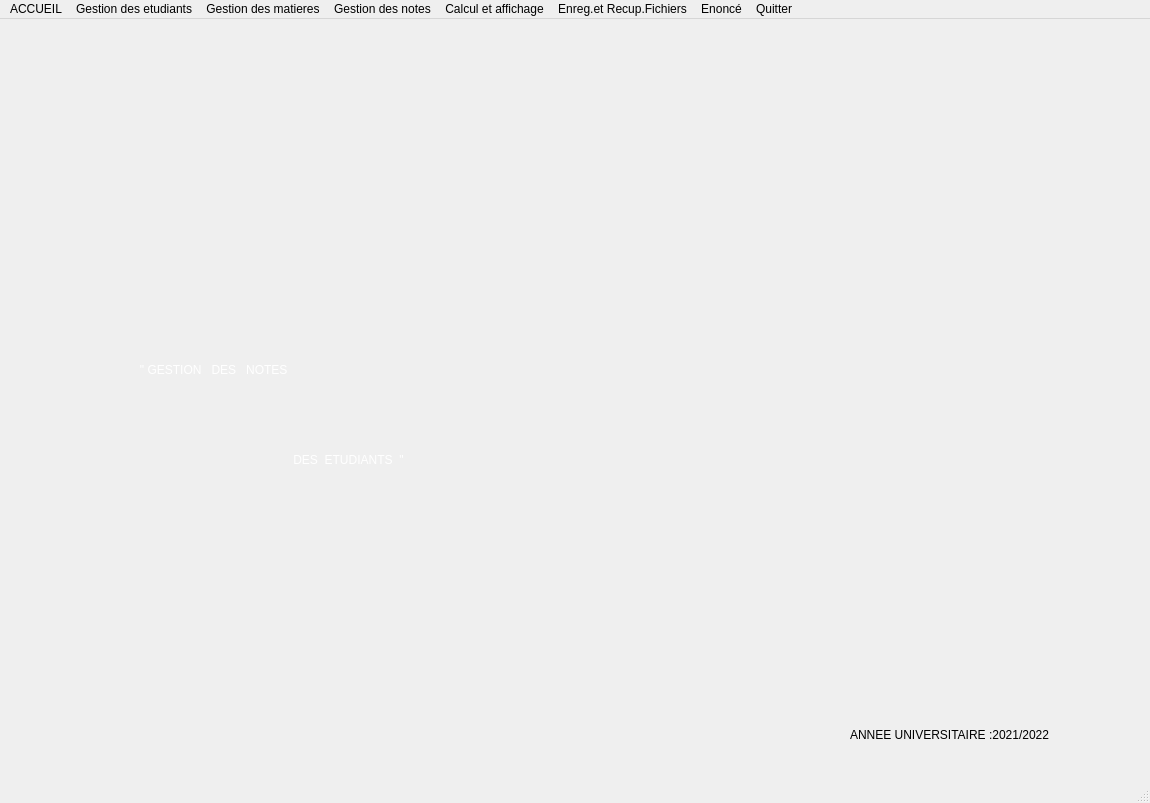
<?xml version="1.0" encoding="UTF-8"?>
<ui version="4.0">
 <class>MainWindow</class>
 <widget class="QMainWindow" name="MainWindow">
  <property name="geometry">
   <rect>
    <x>0</x>
    <y>0</y>
    <width>1150</width>
    <height>803</height>
   </rect>
  </property>
  <property name="windowTitle">
   <string>MainWindow</string>
  </property>
  <property name="styleSheet">
   <string notr="true">alternate-background-color: rgb(61, 85, 55);</string>
  </property>
  <widget class="QWidget" name="centralwidget">
   <widget class="QLabel" name="label_3">
    <property name="geometry">
     <rect>
      <x>850</x>
      <y>680</y>
      <width>381</width>
      <height>71</height>
     </rect>
    </property>
    <property name="styleSheet">
     <string notr="true">font: 75 11pt &quot;MS Shell Dlg 2&quot;;
font: 63 12pt &quot;Open Sans Semibold&quot;;</string>
    </property>
    <property name="text">
     <string>ANNEE UNIVERSITAIRE :2021/2022</string>
    </property>
   </widget>
   <widget class="QLabel" name="label_4">
    <property name="geometry">
     <rect>
      <x>-10</x>
      <y>0</y>
      <width>1231</width>
      <height>791</height>
     </rect>
    </property>
    <property name="text">
     <string/>
    </property>
    <property name="pixmap">
     <pixmap>pngtree-blue-creative-school-season-poster-background-design-poster-backgroundbackgroundbackground-designschool-image_53977.jpg</pixmap>
    </property>
    <property name="scaledContents">
     <bool>true</bool>
    </property>
   </widget>
   <widget class="QLabel" name="label">
    <property name="geometry">
     <rect>
      <x>130</x>
      <y>290</y>
      <width>901</width>
      <height>121</height>
     </rect>
    </property>
    <property name="styleSheet">
     <string notr="true">font: 32pt &quot;Ravie&quot;;
color: rgb(255, 255, 255);


</string>
    </property>
    <property name="text">
     <string>   &quot; GESTION   DES   NOTES </string>
    </property>
   </widget>
   <widget class="QLabel" name="label_5">
    <property name="geometry">
     <rect>
      <x>290</x>
      <y>410</y>
      <width>701</width>
      <height>61</height>
     </rect>
    </property>
    <property name="styleSheet">
     <string notr="true">font: 32pt &quot;Ravie&quot;;
 
color: rgb(255, 255, 255);


</string>
    </property>
    <property name="text">
     <string> DES  ETUDIANTS  &quot;</string>
    </property>
   </widget>
   <zorder>label_4</zorder>
   <zorder>label_3</zorder>
   <zorder>label</zorder>
   <zorder>label_5</zorder>
  </widget>
  <widget class="QMenuBar" name="menubar">
   <property name="geometry">
    <rect>
     <x>0</x>
     <y>0</y>
     <width>1150</width>
     <height>26</height>
    </rect>
   </property>
   <widget class="QMenu" name="menuACCUEIL">
    <property name="title">
     <string>ACCUEIL</string>
    </property>
   </widget>
   <widget class="QMenu" name="menuGestion_des_etudiants">
    <property name="title">
     <string>Gestion des etudiants</string>
    </property>
    <widget class="QMenu" name="menumise_a_jour_des_etudiants">
     <property name="title">
      <string>mise a jour des etudiants</string>
     </property>
     <widget class="QMenu" name="menusupprimer_etudiant">
      <property name="title">
       <string>supprimer etudiant</string>
      </property>
      <addaction name="actionsuppression_etudiant_donn_e"/>
      <addaction name="actionsuppression_des_etudiants_d_une_section_donn_e"/>
      <addaction name="actionsuppression_des_etudiants_d_un_niveau_donn"/>
      <addaction name="actionsuppression_des_etudiants_d_un_niveau_donn_et_d_une_section_donn_e"/>
     </widget>
     <widget class="QMenu" name="menumodifier_etudiant">
      <property name="title">
       <string>modifier etudiant</string>
      </property>
      <addaction name="actiontelephone"/>
      <addaction name="actionmail"/>
      <addaction name="actionadresse"/>
     </widget>
     <addaction name="actionajouter_etudiant"/>
     <addaction name="menusupprimer_etudiant"/>
     <addaction name="menumodifier_etudiant"/>
    </widget>
    <widget class="QMenu" name="menurecherche_et_affichage">
     <property name="title">
      <string>recherche et affichage</string>
     </property>
     <addaction name="actioncontenu_du_dictionnaire_etudiant"/>
     <addaction name="actionrecherche_par_numero_d_inscription"/>
     <addaction name="actionrecherche_par_section"/>
     <addaction name="actionrecherche_par_section_et_niveau"/>
     <addaction name="actionrecherche_par_niveau"/>
    </widget>
    <addaction name="menumise_a_jour_des_etudiants"/>
    <addaction name="menurecherche_et_affichage"/>
   </widget>
   <widget class="QMenu" name="menuGestion_des_matieres">
    <property name="title">
     <string>Gestion des matieres</string>
    </property>
    <widget class="QMenu" name="menumise_a_jour">
     <property name="title">
      <string>mise a jour</string>
     </property>
     <widget class="QMenu" name="menumodifier_les_donn_e_d_une_matiere">
      <property name="title">
       <string>modifier les donnée d'une matiere</string>
      </property>
      <addaction name="actionnom"/>
      <addaction name="actioncoefficient"/>
     </widget>
     <addaction name="actionajouter_une_nouvelle_matiere"/>
     <addaction name="actionsupprimer_une_matiere"/>
     <addaction name="menumodifier_les_donn_e_d_une_matiere"/>
    </widget>
    <widget class="QMenu" name="menurecherche_et_affichage_2">
     <property name="title">
      <string>recherche et affichage</string>
     </property>
     <addaction name="actioncontenu_du_dictionnaire_matiere"/>
     <addaction name="actionrecherche_par_code"/>
     <addaction name="actionrecherche_par_section_2"/>
     <addaction name="actionrecherche_par_semestre_et_section"/>
    </widget>
    <addaction name="menumise_a_jour"/>
    <addaction name="menurecherche_et_affichage_2"/>
   </widget>
   <widget class="QMenu" name="menuGestion_des_notes">
    <property name="title">
     <string>Gestion des notes</string>
    </property>
    <widget class="QMenu" name="menumise_a_jour_2">
     <property name="title">
      <string>mise a jour</string>
     </property>
     <addaction name="actionajouter_une_nouvelle_note"/>
     <addaction name="actionsupprimer_une_note"/>
     <addaction name="actionmodifier_les_donnes_d_une_note"/>
    </widget>
    <widget class="QMenu" name="menurecherche_affichage">
     <property name="title">
      <string>recherche , affichage</string>
     </property>
     <addaction name="actioncontenu_du_dictionnaire_notes"/>
     <addaction name="actionrecherche_par_numero_inscription"/>
     <addaction name="actionrecherche_par_section_et_niveau_2"/>
     <addaction name="actionrecherche_par_numero_inscription_et_semestre"/>
    </widget>
    <addaction name="menumise_a_jour_2"/>
    <addaction name="menurecherche_affichage"/>
   </widget>
   <widget class="QMenu" name="menuCalcul_et_affichage">
    <property name="title">
     <string>Calcul et affichage</string>
    </property>
    <addaction name="actionbulletin_de_note_d_un_etudiant"/>
    <addaction name="actionbulletin_de_note_d_un_etudiant_par_semestre"/>
    <addaction name="actionetudiants_admis_d_une_section_donnee"/>
    <addaction name="actionetudiants_redoublants_d_une_section_donnee"/>
    <addaction name="actionetudiants_admis_de_l_ISIMM"/>
    <addaction name="actionetudiants_redoublants_de_l_ISIMM"/>
    <addaction name="actionmoyennes_des_etudiants_d_une_section_donnee"/>
   </widget>
   <widget class="QMenu" name="menuEnreg_et_Recup_Fichiers">
    <property name="title">
     <string>Enreg.et Recup.Fichiers</string>
    </property>
    <addaction name="actionenregistrement_fichier_etudiants"/>
    <addaction name="actionrecuperation_fichiers_etudiants"/>
    <addaction name="actionenregistrement_fichier_matieres"/>
    <addaction name="actionrecuperation_fichier_matieres"/>
    <addaction name="actionenregistrement_fichier_notes"/>
    <addaction name="actionrecuperation_fichier_notes"/>
   </widget>
   <widget class="QMenu" name="menuEnonc">
    <property name="title">
     <string>Enoncé</string>
    </property>
    <addaction name="actionenonce"/>
   </widget>
   <widget class="QMenu" name="quitter">
    <property name="title">
     <string>Quitter</string>
    </property>
    <addaction name="actionquitter_2"/>
   </widget>
   <addaction name="menuACCUEIL"/>
   <addaction name="menuGestion_des_etudiants"/>
   <addaction name="menuGestion_des_matieres"/>
   <addaction name="menuGestion_des_notes"/>
   <addaction name="menuCalcul_et_affichage"/>
   <addaction name="menuEnreg_et_Recup_Fichiers"/>
   <addaction name="menuEnonc"/>
   <addaction name="quitter"/>
  </widget>
  <widget class="QStatusBar" name="statusbar"/>
  <action name="actionajouter_etudiant">
   <property name="text">
    <string>ajouter etudiant</string>
   </property>
  </action>
  <action name="actionsuppression_etudiant_donn_e">
   <property name="text">
    <string>suppression etudiant donnée</string>
   </property>
  </action>
  <action name="actionsuppression_des_etudiants_d_une_section_donn_e">
   <property name="text">
    <string>suppression des etudiants d'une section donnée</string>
   </property>
  </action>
  <action name="actionsuppression_des_etudiants_d_un_niveau_donn">
   <property name="text">
    <string>suppression des etudiants d'un niveau donné</string>
   </property>
  </action>
  <action name="actionsuppression_des_etudiants_d_un_niveau_donn_et_d_une_section_donn_e">
   <property name="text">
    <string>suppression des etudiants d'un niveau donné et d'une section donnée</string>
   </property>
  </action>
  <action name="actiontelephone">
   <property name="text">
    <string>telephone</string>
   </property>
  </action>
  <action name="actionmail">
   <property name="text">
    <string>mail</string>
   </property>
  </action>
  <action name="actionadresse">
   <property name="text">
    <string>adresse</string>
   </property>
  </action>
  <action name="actioncontenu_du_dictionnaire_etudiant">
   <property name="text">
    <string>contenu du dictionnaire etudiant</string>
   </property>
  </action>
  <action name="actionrecherche_par_numero_d_inscription">
   <property name="text">
    <string>recherche par numero d'inscription</string>
   </property>
  </action>
  <action name="actionrecherche_par_section">
   <property name="text">
    <string>recherche par section</string>
   </property>
  </action>
  <action name="actionrecherche_par_section_et_niveau">
   <property name="text">
    <string>recherche par section et niveau</string>
   </property>
  </action>
  <action name="actionrecherche_par_niveau">
   <property name="text">
    <string>recherche par niveau</string>
   </property>
  </action>
  <action name="actionajouter_une_nouvelle_matiere">
   <property name="text">
    <string>ajouter une nouvelle matiere</string>
   </property>
  </action>
  <action name="actionsupprimer_une_matiere">
   <property name="text">
    <string>supprimer une matiere</string>
   </property>
  </action>
  <action name="actionnom">
   <property name="text">
    <string>nom</string>
   </property>
  </action>
  <action name="actioncoefficient">
   <property name="text">
    <string>coefficient</string>
   </property>
  </action>
  <action name="actioncontenu_du_dictionnaire_matiere">
   <property name="text">
    <string>contenu du dictionnaire matiere</string>
   </property>
  </action>
  <action name="actionrecherche_par_code">
   <property name="text">
    <string>recherche par code</string>
   </property>
  </action>
  <action name="actionrecherche_par_section_2">
   <property name="text">
    <string>recherche par section</string>
   </property>
  </action>
  <action name="actionrecherche_par_semestre_et_section">
   <property name="text">
    <string>recherche par semestre et section</string>
   </property>
  </action>
  <action name="actionajouter_une_nouvelle_note">
   <property name="text">
    <string>ajouter une nouvelle note</string>
   </property>
  </action>
  <action name="actionsupprimer_une_note">
   <property name="text">
    <string>supprimer une note</string>
   </property>
  </action>
  <action name="actionmodifier_les_donnes_d_une_note">
   <property name="text">
    <string>modifier les donnes d'une note</string>
   </property>
  </action>
  <action name="actioncontenu_du_dictionnaire_notes">
   <property name="text">
    <string>contenu du dictionnaire notes</string>
   </property>
  </action>
  <action name="actionrecherche_par_numero_inscription">
   <property name="text">
    <string>recherche par numero inscription</string>
   </property>
  </action>
  <action name="actionrecherche_par_section_et_niveau_2">
   <property name="text">
    <string>recherche par section et niveau</string>
   </property>
  </action>
  <action name="actionrecherche_par_numero_inscription_et_semestre">
   <property name="text">
    <string>recherche par numero inscription et semestre</string>
   </property>
  </action>
  <action name="actionbulletin_de_note_d_un_etudiant">
   <property name="text">
    <string>bulletin de note d'un etudiant</string>
   </property>
  </action>
  <action name="actionbulletin_de_note_d_un_etudiant_par_semestre">
   <property name="text">
    <string>bulletin de note d'un etudiant par semestre</string>
   </property>
  </action>
  <action name="actionetudiants_admis_d_une_section_donnee">
   <property name="text">
    <string>etudiants admis d'une section donnee</string>
   </property>
  </action>
  <action name="actionetudiants_redoublants_d_une_section_donnee">
   <property name="text">
    <string>etudiants redoublants d'une section donnee</string>
   </property>
  </action>
  <action name="actionetudiants_admis_de_l_ISIMM">
   <property name="text">
    <string>etudiants admis de l'ISIMM</string>
   </property>
  </action>
  <action name="actionetudiants_redoublants_de_l_ISIMM">
   <property name="text">
    <string>etudiants redoublants de l'ISIMM</string>
   </property>
  </action>
  <action name="actionetudiants_redoublants_d_une_section_donnee_2">
   <property name="text">
    <string>etudiants redoublants d'une section donnee</string>
   </property>
  </action>
  <action name="actionmoyennes_des_etudiants_d_une_section_donnee">
   <property name="text">
    <string>moyennes des etudiants d'une section donnee</string>
   </property>
  </action>
  <action name="actionenregistrement_fichier_etudiants">
   <property name="text">
    <string>enregistrement fichier etudiants</string>
   </property>
  </action>
  <action name="actionrecuperation_fichiers_etudiants">
   <property name="text">
    <string>recuperation fichiers etudiants</string>
   </property>
  </action>
  <action name="actionenregistrement_fichier_matieres">
   <property name="text">
    <string>enregistrement fichier matieres</string>
   </property>
  </action>
  <action name="actionrecuperation_fichier_matieres">
   <property name="text">
    <string>recuperation fichier matieres</string>
   </property>
  </action>
  <action name="actionenregistrement_fichier_notes">
   <property name="text">
    <string>enregistrement fichier notes</string>
   </property>
  </action>
  <action name="actionrecuperation_fichier_notes">
   <property name="text">
    <string>recuperation fichier notes</string>
   </property>
  </action>
  <action name="actionenonce">
   <property name="text">
    <string>enonce</string>
   </property>
  </action>
  <action name="actionquitter">
   <property name="text">
    <string>quitter</string>
   </property>
  </action>
  <action name="actionquitter_2">
   <property name="text">
    <string>quitter</string>
   </property>
  </action>
 </widget>
 <resources/>
 <connections/>
</ui>
